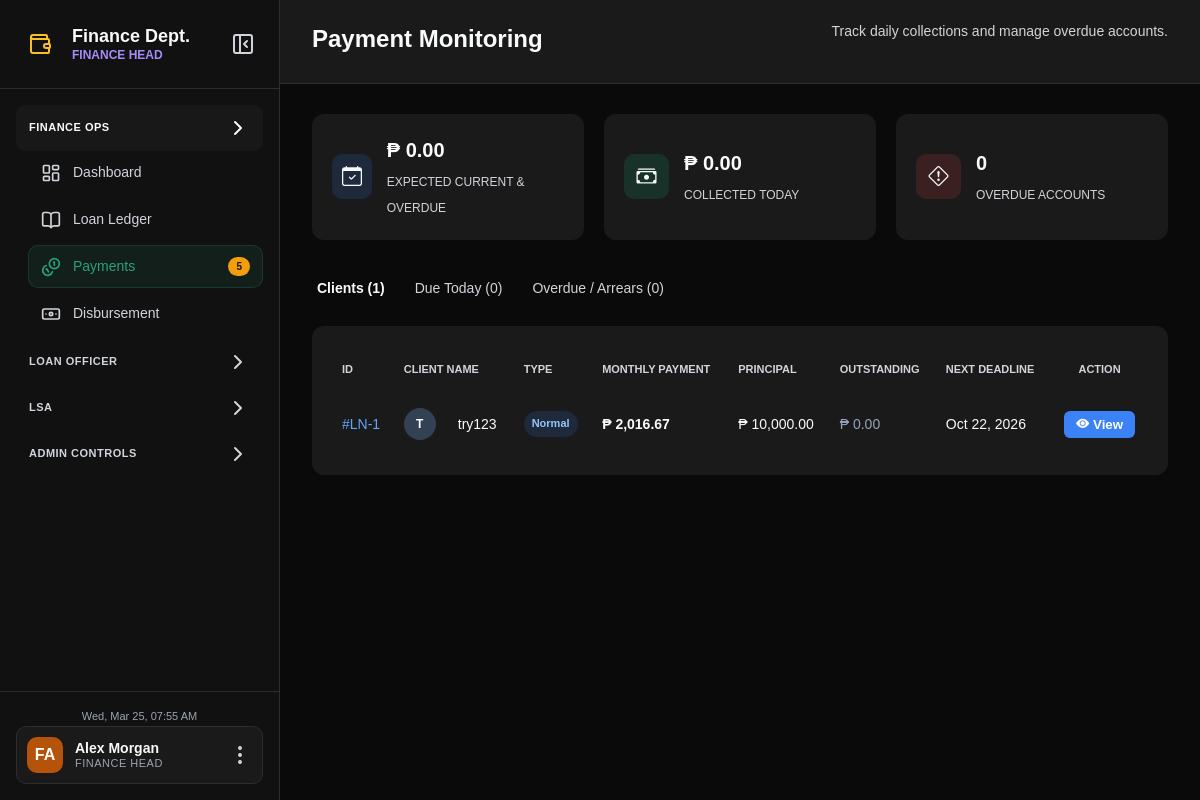
The page /FINANCE/payments.php on the database as committed earlier.
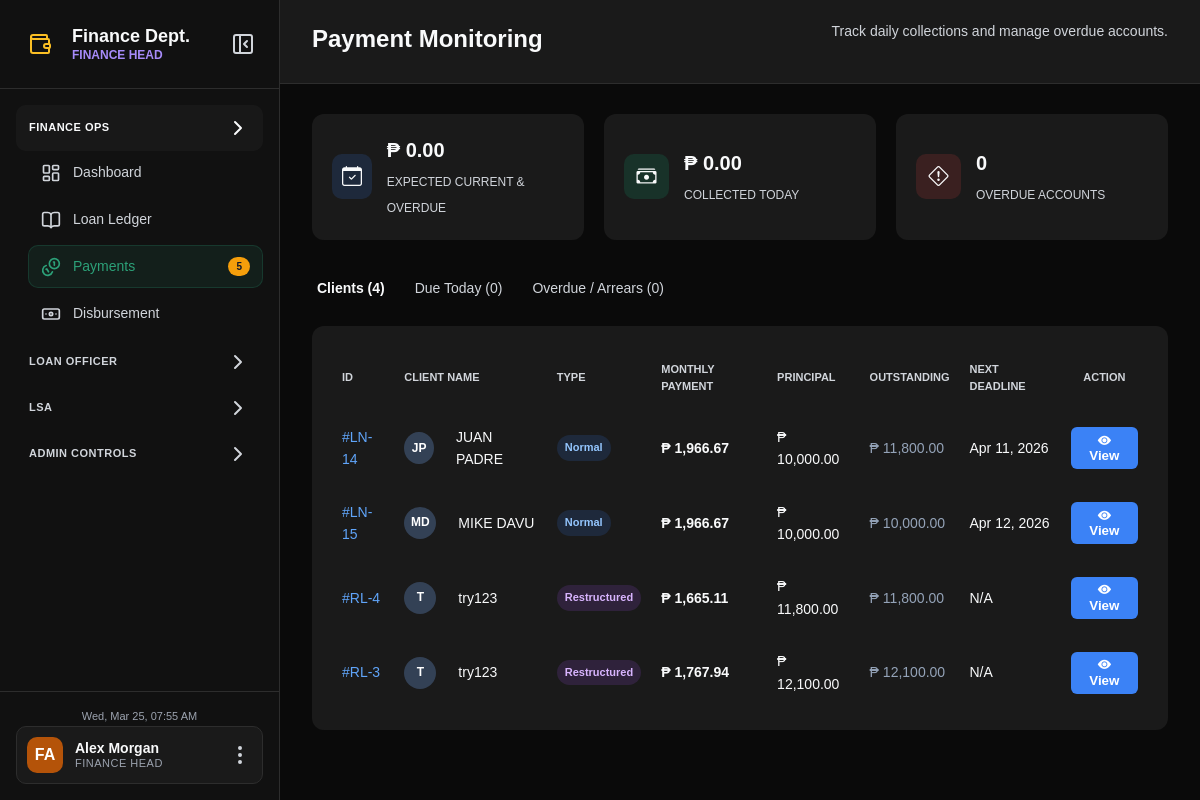
The same page on the database as committed later.
### tables this page shows
CREATE TABLE `loans` (
  `id` int(11) NOT NULL,
  `user_id` int(11) DEFAULT NULL,
  `application_id` int(11) DEFAULT NULL,
  `loan_amount` decimal(10,2) DEFAULT NULL,
  `term_months` int(11) DEFAULT NULL,
  `monthly_due` decimal(10,2) DEFAULT NULL,
  `interest_rate` decimal(5,2) DEFAULT NULL,
  `interest_method` enum('FLAT','DIMINISHING') DEFAULT NULL,
  `outstanding` decimal(10,2) DEFAULT NULL,
  `next_payment` date DEFAULT NULL,
  `due_date` date DEFAULT NULL,
  `last_penalty_date` date DEFAULT NULL,
  `start_date` date DEFAULT NULL,
  `status` enum('ACTIVE','COMPLETED','RESTRUCTURED') NOT NULL DEFAULT 'ACTIVE'
);

CREATE TABLE `users` (
  `id` int(11) NOT NULL,
  `fullname` varchar(100) DEFAULT NULL,
  `profile_pic` varchar(255) DEFAULT NULL,
  `phone` varchar(20) DEFAULT NULL,
  `email` varchar(100) DEFAULT NULL,
  `password` varchar(255) DEFAULT NULL,
  `created_at` timestamp NOT NULL DEFAULT current_timestamp()
);

CREATE TABLE `restructured_loans` (
  `id` int(11) NOT NULL,
  `original_loan_id` int(11) NOT NULL,
  `restructure_request_id` int(11) NOT NULL,
  `user_id` int(11) NOT NULL,
  `principal_amount` decimal(10,2) NOT NULL,
  `term_months` int(11) NOT NULL,
  `monthly_due` decimal(10,2) NOT NULL,
  `interest_rate` decimal(5,2) NOT NULL,
  `interest_method` enum('FLAT','DIMINISHING') NOT NULL,
  `outstanding` decimal(10,2) NOT NULL,
  `start_date` date DEFAULT NULL,
  `next_payment` date DEFAULT NULL,
  `due_date` date DEFAULT NULL,
  `status` enum('ACTIVE','COMPLETED') NOT NULL DEFAULT 'ACTIVE',
  `created_at` datetime NOT NULL DEFAULT current_timestamp()
);

### FINANCE/payments.php (the view, shortened to what the changed rows need)
<?php
function getPrincipalAmount($row)
{
    if (isset($row['loan_amount']) && is_numeric($row['loan_amount'])) {
        return (float)$row['loan_amount'];
    }
    if (isset($row['principal_amount']) && is_numeric($row['principal_amount'])) {
        return (float)$row['principal_amount'];
    }
    return 0;
}
function getMonthlyDue($row)
{
    if (isset($row['monthly_due']) && is_numeric($row['monthly_due'])) {
        return (float)$row['monthly_due'];
    }
    return 0;
}
function getOutstanding($row)
{
    if (isset($row['outstanding']) && is_numeric($row['outstanding'])) {
        return (float)$row['outstanding'];
    }
    return 0;
}
function getNextDeadline($row)
{
    if (!empty($row['next_payment'])) {
        return $row['next_payment'];
    }
    return '';
}
function getTermMonths($row)
{
    if (isset($row['term_months']) && is_numeric($row['term_months'])) {
        return (int)$row['term_months'];
    }
    return 0;
}
function getTotalPayable($row)
{
    return 0;
}
function getRepaymentProgress($row)
{
    $principal = getPrincipalAmount($row);
    $outstanding = getOutstanding($row);
    $totalPayable = getTotalPayable($row);
    $basis = $totalPayable > 0 ? $totalPayable : $principal;
    $paid = $basis - $outstanding;
    if ($paid < 0) $paid = 0;
    $percent = ($paid / $basis) * 100;
    return [
        'paid' => $paid,
        'basis' => $basis,
        'percent' => $percent
    ];
}
function buildAmortizationSchedule($row)
{
    $schedule = [];
    $termMonths = getTermMonths($row);
    $monthlyDue = getMonthlyDue($row);
    $outstanding = getOutstanding($row);
    $principal = getPrincipalAmount($row);
    $totalPayable = getTotalPayable($row);
    $basis = $totalPayable > 0 ? $totalPayable : $principal;
    $paidAmount = $basis - $outstanding;
    if ($paidAmount < 0) $paidAmount = 0;
    $baseDateRaw = '';
    if (!empty($row['start_date'])) {
        $baseDateRaw = $row['start_date'];
    } elseif (!empty($row['next_payment'])) {
        $baseDateRaw = $row['next_payment'];
    } elseif (!empty($row['next_deadline'])) {
        $baseDateRaw = $row['next_deadline'];
    }
    try {
        if (!empty($baseDateRaw) && $baseDateRaw !== '0000-00-00' && $baseDateRaw !== '0000-00-00 00:00:00') {
            $baseDate = new DateTime($baseDateRaw);
        } else {
            $baseDate = new DateTime();
        }
    } catch (Exception $e) {
        $baseDate = new DateTime();
    }
    $installmentAmount = $monthlyDue > 0 ? $monthlyDue : ($basis / $termMonths);
    for ($i = 1; $i <= $termMonths; $i++) {
        $dueDate = clone $baseDate;
        if ($i > 1) {
            $dueDate->modify('+' . ($i - 1) . ' month');
        }
        if ($paidAmount >= ($installmentAmount * $i)) {
            $status = 'PAID';
        } elseif ($paidAmount >= ($installmentAmount * ($i - 1))) {
            $status = 'PENDING';
        } else {
            $status = 'UPCOMING';
        }
        $schedule[] = [
            'installment_no' => $i,
            'due_date' => $dueDate->format('Y-m-d'),
            'amount' => $installmentAmount,
            'status' => $status
        ];
    }
    return $schedule;
}
try {
    $clientsList = [];
    $clientDetailsMap = [];
    $stmtRestructured = $pdo->query("
        SELECT rl.*, u.fullname
        FROM restructured_loans rl
        JOIN users u ON rl.user_id = u.id
        WHERE rl.status IN ('ACTIVE', 'ONGOING', 'APPROVED')
        ORDER BY rl.id DESC
    ");
    $restructuredList = $stmtRestructured->fetchAll(PDO::FETCH_ASSOC);
    foreach ($restructuredList as $row) {
        $row['source_type'] = 'restructured';
        $row['record_id'] = $row['id'];
        $row['client_name'] = $row['fullname'];
        $clientsList[] = $row;
    }
    $stmtLoans = $pdo->query("
        SELECT l.*, u.fullname
        FROM loans l
        JOIN users u ON l.user_id = u.id
        WHERE l.status = 'ACTIVE'
        ORDER BY l.id DESC
    ");
    $loanList = $stmtLoans->fetchAll(PDO::FETCH_ASSOC);
    foreach ($loanList as $row) {
        $row['source_type'] = 'loan';
        $row['record_id'] = $row['id'];
        $row['client_name'] = $row['fullname'];
        $clientsList[] = $row;
    }
    usort($clientsList, function ($a, $b) {
        return strcmp($a['client_name'], $b['client_name']);
    });
    $overdueCount = 0;
    $dueTodayList = [];
    foreach ($clientsList as $row) {
        $progress = getRepaymentProgress($row);
        $schedule = buildAmortizationSchedule($row);
        $detailKey = $row['source_type'] . '_' . $row['record_id'];
        $clientDetailsMap[$detailKey] = [
            'source_type' => $row['source_type'],
            'record_id' => $row['record_id'],
            'client_name' => $row['client_name'],
            'monthly_due' => getMonthlyDue($row),
            'principal' => getPrincipalAmount($row),
            'outstanding' => getOutstanding($row),
            'next_deadline' => getNextDeadline($row),
            'repayment_paid' => $progress['paid'],
            'repayment_basis' => $progress['basis'],
            'repayment_percent' => round($progress['percent'], 2),
            'amortization_schedule' => $schedule
        ];
    }
} catch (PDOException $e) {
    die("Query Failed: " . $e->getMessage());
}
?>
<!DOCTYPE html>
<html lang="en">
<head>
    <link rel="stylesheet" href="https://cdn.jsdelivr.net/npm/bootstrap-icons@1.11.1/font/bootstrap-icons.css">
    <link rel="stylesheet" href="assets/css/global.css">
    <link rel="stylesheet" href="assets/css/payments.css">
</head>
<body>
<?php include 'includes/sidebar.php'; ?>
<div class="main-content">
    <div class="page-header">
        <h1>Payment Monitoring</h1>
    </div>
    <div class="tabs">
        <button class="tab-btn active" onclick="switchTab('clients', this)">Clients (<?php echo count($clientsList); ?>)</button>
        <button class="tab-btn" onclick="switchTab('due', this)">Due Today (<?php echo count($dueTodayList); ?>)</button>
        <button class="tab-btn" onclick="switchTab('overdue', this)">Overdue / Arrears (<?php echo $overdueCount; ?>)</button>
    </div>
    <div id="tab-clients" class="content-card">
        <table>
            <thead>
                <tr>
                    <th>ID</th>
                    <th>Client Name</th>
                    <th>Type</th>
                    <th>Monthly Payment</th>
                    <th>Principal</th>
                    <th>Outstanding</th>
                    <th>Next Deadline</th>
                    <th style="text-align:center;">Action</th>
                </tr>
            </thead>
            <tbody>
                <?php if (empty($clientsList)): ?>
                    <tr><td colspan="8" style="text-align:center; padding: 20px;">No active clients found.</td></tr>
                <?php else: ?>
                    <?php foreach ($clientsList as $client): ?>
                        <?php
                            $nameParts = explode(' ', trim($client['client_name']));
                            $initials = strtoupper(
                                (isset($nameParts[0][0]) ? $nameParts[0][0] : '') .
                                (isset($nameParts[1][0]) ? $nameParts[1][0] : '')
                            );
                            $detailKey = $client['source_type'] . '_' . $client['record_id'];
                            $prefix = $client['source_type'] === 'restructured' ? '#RL-' : '#LN-';
                        ?>
                        <tr>
                            <td style="color:#60a5fa;"><?php echo $prefix . $client['record_id']; ?></td>
                            <td>
                                <div class="client-info">
                                    <div class="mini-avatar" style="background: #334155; color: #fff; width: 32px; height: 32px; display: inline-flex; align-items: center; justify-content: center; border-radius: 50%; margin-right: 10px; font-size: 12px; font-weight: bold;">
                                        <?php echo htmlspecialchars($initials); ?>
                                    </div>
                                    <span><?php echo htmlspecialchars($client['client_name']); ?></span>
                                </div>
                            </td>
                            <td>
                                <?php if ($client['source_type'] === 'restructured'): ?>
                                    <span class="loan-badge restructured">Restructured</span>
                                <?php else: ?>
                                    <span class="loan-badge normal">Normal</span>
                                <?php endif; ?>
                            </td>
                            <td style="font-weight:700;">₱ <?php echo number_format(getMonthlyDue($client), 2); ?></td>
                            <td>₱ <?php echo number_format(getPrincipalAmount($client), 2); ?></td>
                            <td style="color:#94a3b8;">₱ <?php echo number_format(getOutstanding($client), 2); ?></td>
                            <td><?php echo !empty(getNextDeadline($client)) ? date('M d, Y', strtotime(getNextDeadline($client))) : 'N/A'; ?></td>
                            <td style="text-align:center;">
                                <button
                                    class="btn-view"
                                    onclick='openDetailsModal(<?php echo json_encode($clientDetailsMap[$detailKey], JSON_HEX_TAG | JSON_HEX_APOS | JSON_HEX_QUOT | JSON_HEX_AMP); ?>)'>
                                    <i class="bi bi-eye-fill"></i> View
                                </button>
                            </td>
                        </tr>
                    <?php endforeach; ?>
                <?php endif; ?>
            </tbody>
        </table>
    </div>
</div>
</body>
</html>

Rows that differ between the two databases and show on the page:
removed loans: prefix "#LN-", record_id "1", user.fullname "T", user.fullname "try123", shows "Normal", monthly_due "2,016.67", loan_amount "10,000.00", outstanding "0.00", next_payment "Oct 22, 2026"
added loans: prefix "#LN-", id "14", user.fullname "JP", user.fullname "JUAN PADRE", shows "Normal", monthly_due "1,966.67", loan_amount "10,000.00", outstanding "11,800.00", next_payment "Apr 11, 2026"
added loans: prefix "#LN-", id "15", user.fullname "MD", user.fullname "MIKE DAVU", shows "Normal", monthly_due "1,966.67", loan_amount "10,000.00", outstanding "10,000.00", next_payment "Apr 12, 2026"
added restructured_loans: prefix "#RL-", id "4", user.fullname "T", user.fullname "try123", shows "Restructured", monthly_due "1,665.11", principal_amount "11,800.00", outstanding "11,800.00", shows "N/A"
added restructured_loans: prefix "#RL-", id "3", user.fullname "T", user.fullname "try123", shows "Restructured", monthly_due "1,767.94", principal_amount "12,100.00", outstanding "12,100.00", shows "N/A"
Other text that changed with them:
count($clientsList): "1" → "4"
